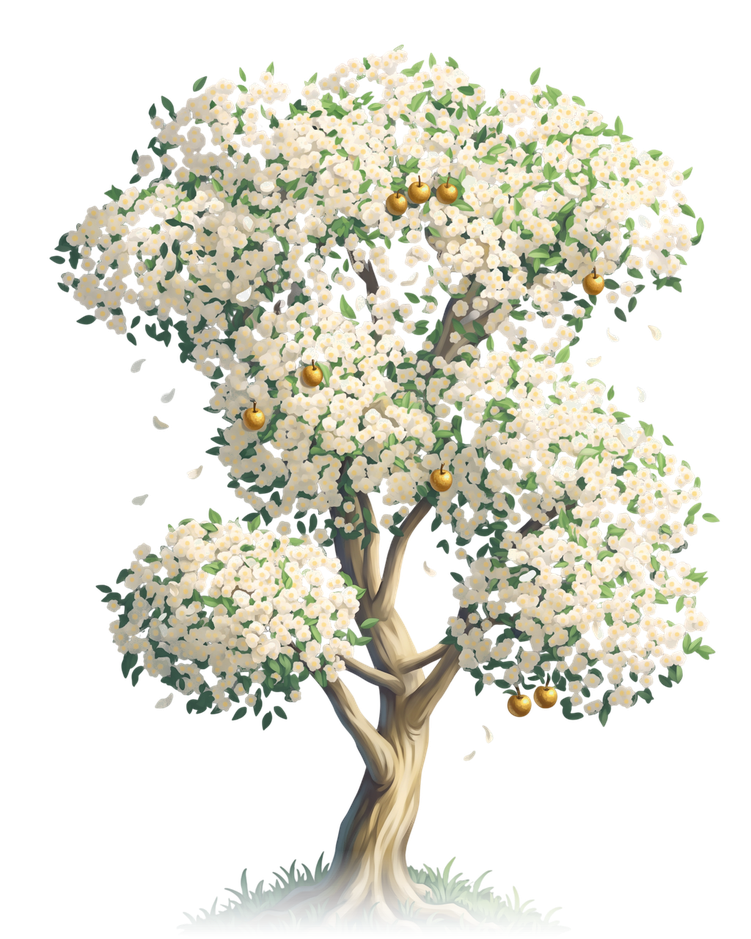
#> input picture Assets/Art/Paradise/Kit/Nature/blossom_tree.png, 751 x 939 px, shrunk from 1024 x 1280 before the run
$ python fruit_glow.py
#> lines starting #> are read from the running program, lines starting #| are printed output that depends on the picture; after the words box and inside, x2 and y2 are one past the last pixel; in counts of white or black regions, pixels touching at a corner belong together
"""The orchard's fruit glows: an emissive layer for the blossom tree, a soft light on each golden fruit.

The Orchard is lit by the orchard itself (docs/design/paradise.md, zone 2): its golden fruit
gives off a little light of its own. The fruit is found in the tree's painting by its colour
(saturated gold, opaque), and each gets a small bright core and a wide soft halo, warm gold,
on black, which adds nothing. ParadiseGarden.Place lays any `<name>_glow` sprite over the piece
with the additive glow material, so every orchard tree picks this up.

  python tools/ai_art/fruit_glow.py
"""
import os

import numpy as np
from PIL import Image

try:
    import cv2
except ImportError:  # OpenCV is only needed to run this script, not to import it (check_tools.py).
    cv2 = None

NATURE = os.path.join(os.path.dirname(__file__), "..", "..", "Assets", "Art", "Paradise", "Kit", "Nature")
TREE = os.path.join(NATURE, "blossom_tree.png")
GLOW = os.path.join(NATURE, "blossom_tree_glow.png")

GOLD = np.array([1.0, 0.74, 0.32], dtype=np.float32)
# A fruit is a disc of saturated gold at least this many pixels in the painting.
SMALLEST_FRUIT = 120
CORE = 16.0
HALO = 70.0
# At the bloom threshold where the fruit is (the glow material doubles it): a warmth, not a lamp.
CORE_LIGHT = 0.4
HALO_LIGHT = 0.2


def fruits(rgba: np.ndarray) -> list:
    hsv = cv2.cvtColor(rgba[..., :3], cv2.COLOR_RGB2HSV_FULL)
    h, s, v = hsv[..., 0], hsv[..., 1], hsv[..., 2]
    gold = ((h > 18) & (h < 45) & (s > 110) & (v > 150) & (rgba[..., 3] > 200)).astype(np.uint8)
    gold = cv2.morphologyEx(gold, cv2.MORPH_OPEN, np.ones((3, 3), np.uint8))
    count, _, stats, centres = cv2.connectedComponentsWithStats(gold)
    return [(float(centres[i][0]), float(centres[i][1])) for i in range(1, count) if stats[i, 4] >= SMALLEST_FRUIT]


def main() -> None:
    rgba = np.asarray(Image.open(TREE).convert("RGBA"))
#> rgba is the input picture: shape (939, 751, 4); mean R, G, B, A 85.8, 85.8, 72.4, 104.8
    h, w = rgba.shape[:2]
#> h = 939; w = 751
    ys, xs = np.mgrid[0:h, 0:w].astype(np.float32)
    light = np.zeros((h, w), np.float32)
    found = fruits(rgba)
#> in fruits, `hsv = cv2.cvtColor(rgba[..., :3], cv2.COLOR_RGB2HSV_FULL)`: hsv: shape (939, 751, 3); mean H, S, V 21.4, 26.3, 89.9
#> in fruits, `h, s, v = hsv[..., 0], hsv[..., 1], hsv[..., 2]`:
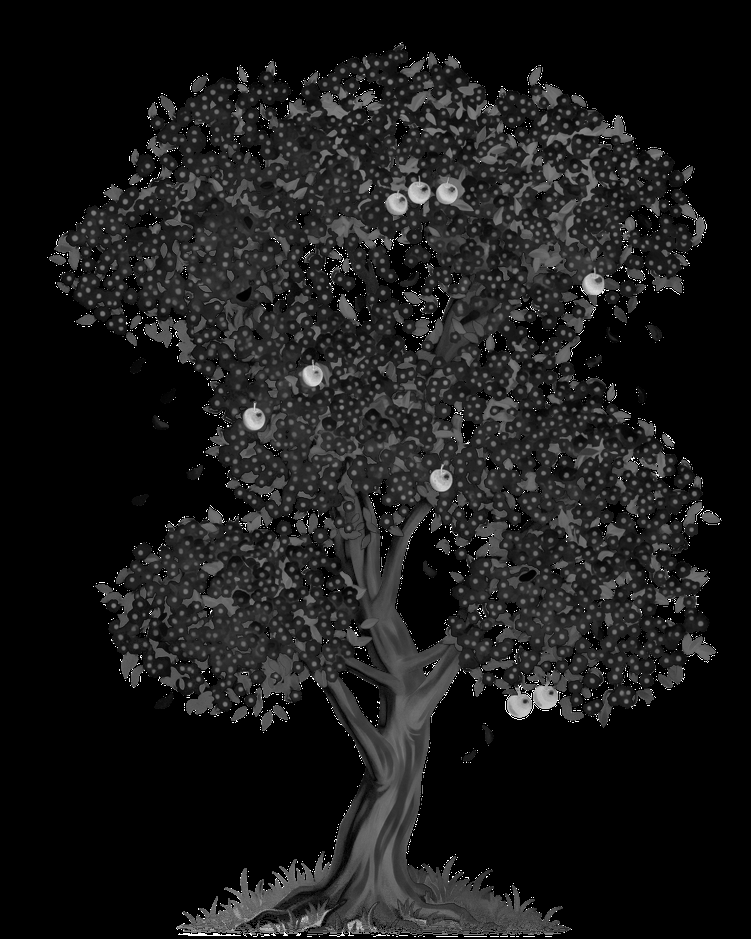
#> s: shape (939, 751); min 0, max 255, mean 26.3
#> in fruits, `h, s, v = hsv[..., 0], hsv[..., 1], hsv[..., 2]`:
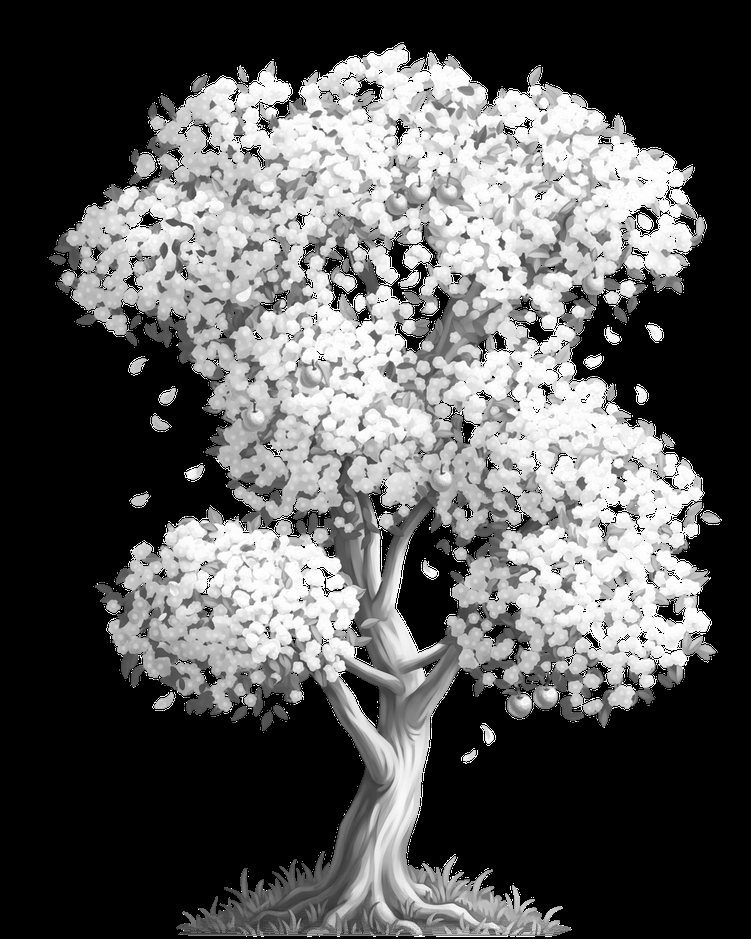
#> v: shape (939, 751); min 0, max 255, mean 89.9
#> in fruits, `gold = ((h > 18) & (h < 45) & (s > 110) & (v > 150) & (rgba[..., 3] > ..`: gold: shape (939, 751); values 0 (black) and 1 (white), 0.76% white; 622 white regions (609 under 20 px), largest, box (x1, y1, x2, y2) and area: (243, 408, 265, 430) 286, (408, 182, 431, 201) 251, (386, 193, 407, 215) 250
#> in fruits, `gold = cv2.morphologyEx(gold, cv2.MORPH_OPEN, np.ones((3, 3), np.uint8))`:
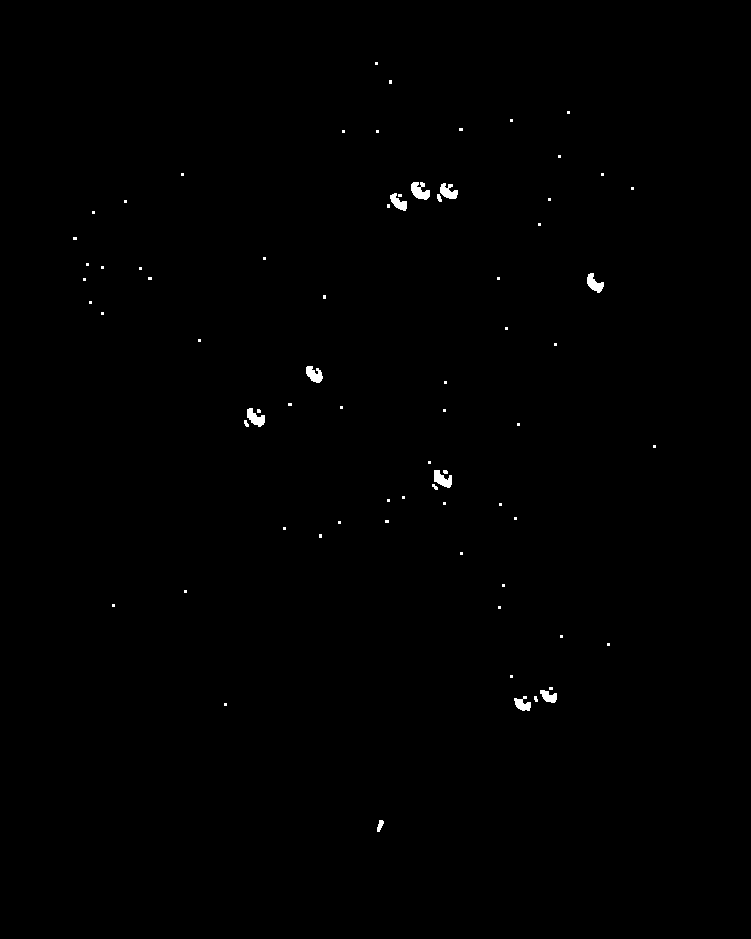
#> gold: shape (939, 751); values 0 (black) and 1 (white), 0.33% white; 73 white regions (60 under 20 px), largest, box (x1, y1, x2, y2) and area: (411, 182, 430, 200) 224, (434, 470, 452, 488) 198, (247, 408, 265, 427) 194
#> in fruits, `count, _, stats, centres = cv2.connectedComponentsWithStats(gold)`: count = 74; stats = 74 rows, first 6: [0, 0, 751, 939, 702827], [375, 62, 3, 3, 9], [389, 80, 3, 4, 12], [567, 111, 3, 3, 9], [510, 119, 3, 3, 9], [459, 128, 4, 3, 12]; centres = 74 pairs, first value 74.5 to 654, second value 63 to 825.1
#> found = [(419.4, 190.7), (448, 191.2), (398.1, 202.2), (594.1, 283.2), (313.8, 374.1), (255.1, 417.6), (442.1, 479), (548.4, 696.1), (522.2, 703.8)]
    for x, y in found:
        d2 = (xs - x) ** 2 + (ys - y) ** 2
        light = np.maximum(light, CORE_LIGHT * np.exp(-d2 / (2 * CORE * CORE)) + HALO_LIGHT * np.exp(-d2 / (2 * HALO * HALO)))
#> this loop made 9 passes
#> pass 1, in main, `d2 = (xs - x) ** 2 + (ys - y) ** 2`:
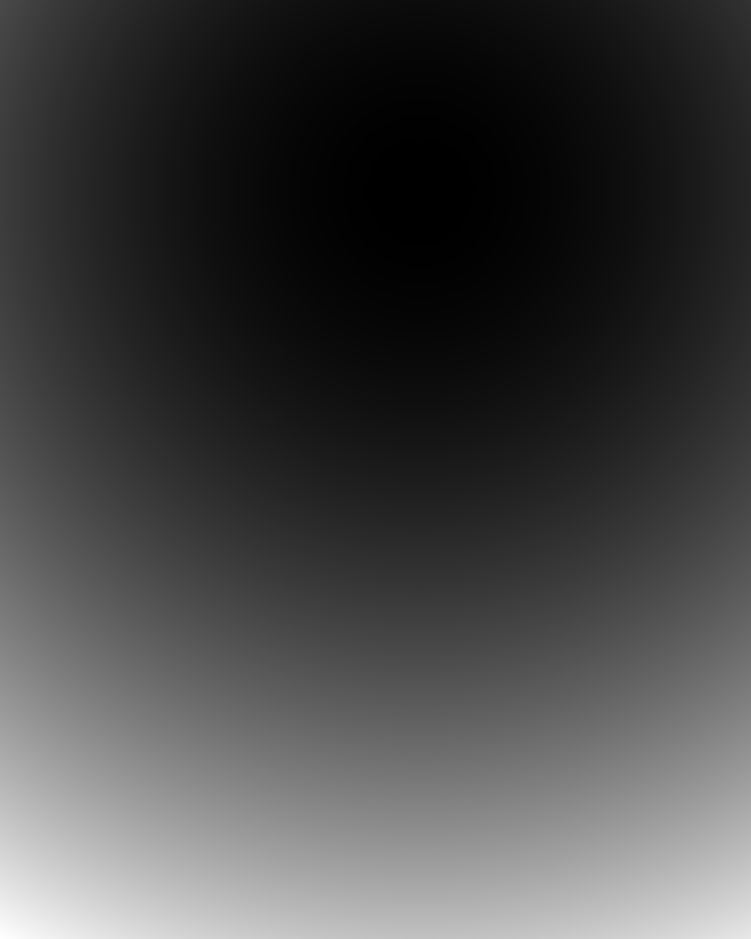
#> d2: shape (939, 751) float32; min 0.288, max 734422.2, mean 199920; drawn with min black and max white
#> after the loop:
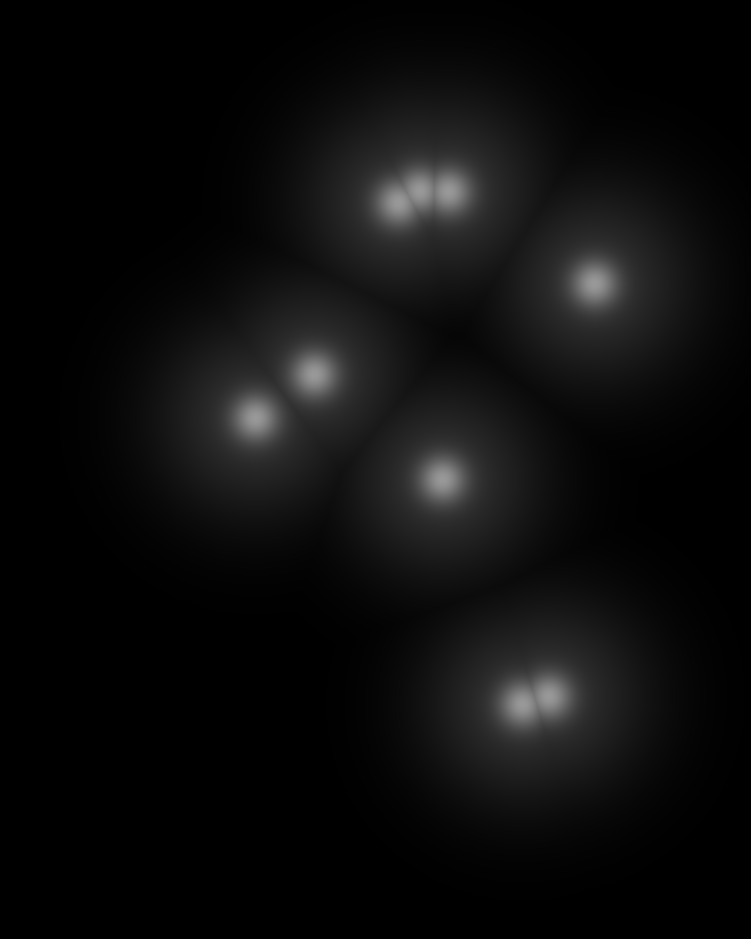
#> light: shape (939, 751) float32; min 6.11e-16, max 0.6, mean 0.0511
    light = np.clip(light, 0.0, 1.0)
    out = np.dstack((GOLD[None, None, :] * light[..., None], light))
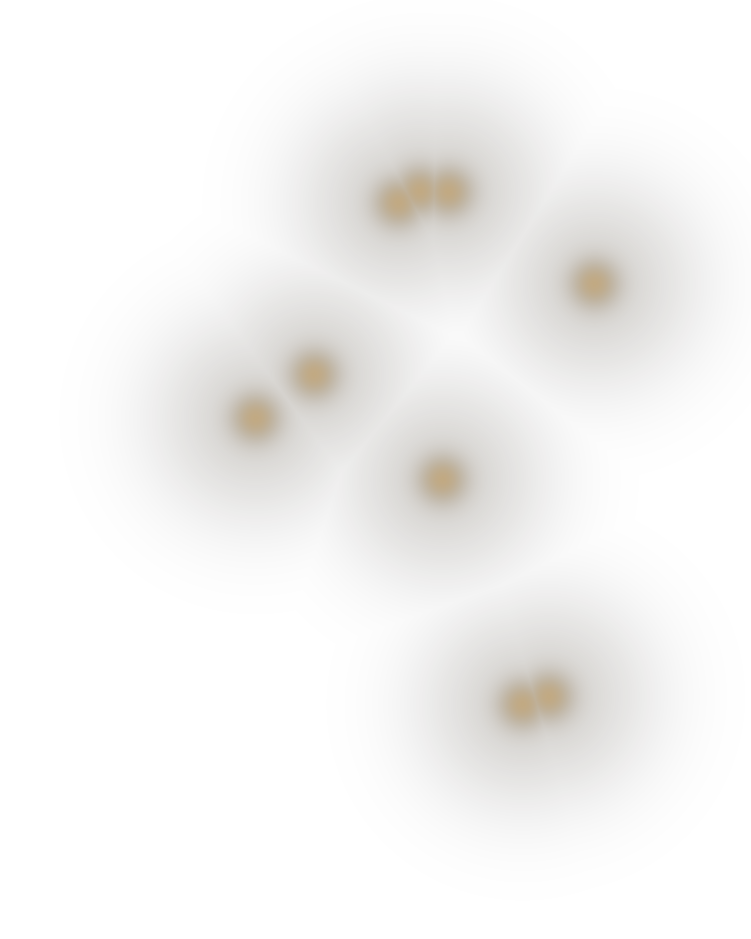
#> out: shape (939, 751, 4) float32; mean of channels 0, 1, 2, 3 0.0511, 0.0378, 0.0164, 0.0511; transparent parts drawn white
    Image.fromarray((out * 255.0 + 0.5).astype(np.uint8), "RGBA").save(GLOW, optimize=True)
    print(f"fruit glow: {len(found)} fruit")
#| fruit glow: 9 fruit


if __name__ == "__main__":
    main()

$ run again, with Assets/Art/Paradise/Kit/Nature/fern.png copied over Assets/Art/Paradise/Kit/Nature/blossom_tree.png
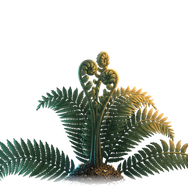
#> input picture Assets/Art/Paradise/Kit/Nature/fern.png, 188 x 188 px, shrunk from 256 x 256 before the run
#> in main, rgba is the input picture: shape (188, 188, 4); mean R, G, B, A 25, 29.5, 19.2, 77.4
#> hsv: shape (188, 188, 3); mean H, S, V 29.2, 43.1, 31.8
#> in fruits, `h, s, v = hsv[..., 0], hsv[..., 1], hsv[..., 2]`:
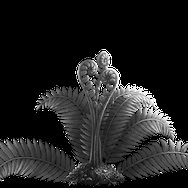
#> v: shape (188, 188); min 0, max 255, mean 31.8
#> in fruits, `gold = cv2.morphologyEx(gold, cv2.MORPH_OPEN, np.ones((3, 3), np.uint8))`:
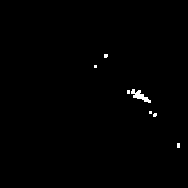
#> gold: shape (188, 188); values 0 (black) and 1 (white), 0.54% white; 7 white regions (6 under 20 px), largest, box (x1, y1, x2, y2) and area: (131, 89, 151, 103) 116
#> count = 8; stats = [[0, 0, 188, 188, 35154], [104, 54, 4, 4, 15], [94, 65, 3, 3, 9], [131, 89, 20, 14, 116], [127, 90, 3, 4, 12], [149, 111, 3, 3, 9], [153, 113, 4, 4, 14], [177, 143, 3, 5, 15]]; centres = [[93.26, 93.48], [105.4, 55.4], [95, 66], [139.7, 95.57], [128, 91.5], [150, 112], [154.5, 114.5], [178, 145]]
#> found = []
#> out: shape (188, 188, 4) float32; every value is 0
#| fruit glow: 0 fruit
